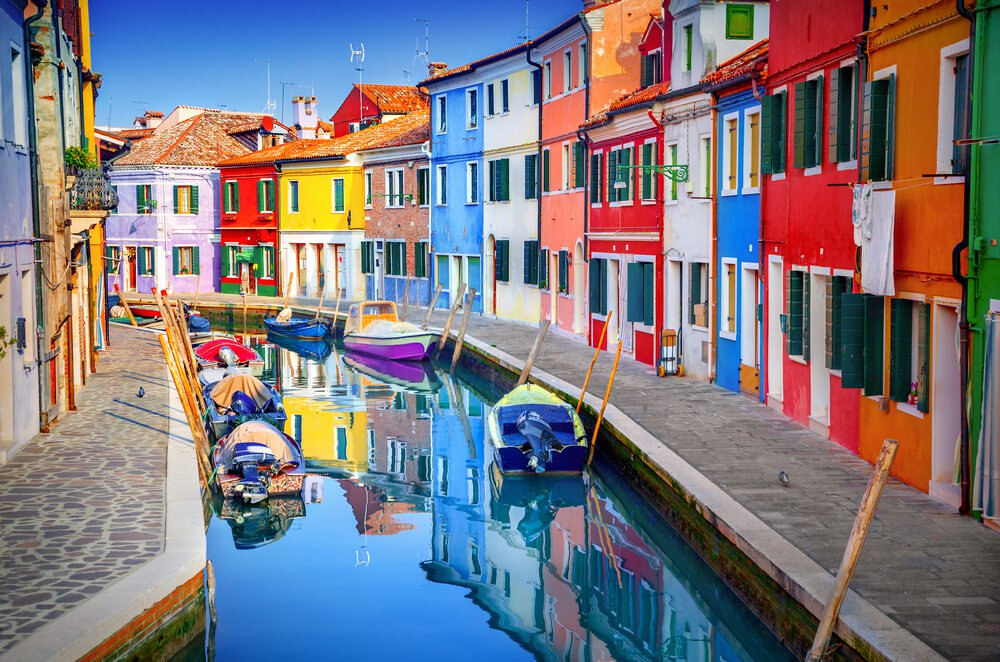
#> input picture colorpic.jpg, 1000 x 662 px, given in place of the camera
$ python SVM.py
#> lines starting #> are read from the running program, lines starting #| are printed output that depends on the picture; after the words box and inside, x2 and y2 are one past the last pixel; in counts of white or black regions, pixels touching at a corner belong together
import numpy as np
import joblib
import pandas as pd
import cv2
from sklearn.model_selection import train_test_split
from sklearn.metrics import accuracy_score
from sklearn.preprocessing import StandardScaler
from sklearn.tree import DecisionTreeClassifier
from sklearn.svm import SVC

# Pilih model yang ingin digunakan ('decision_tree' atau 'svm')
MODEL_TYPE = 'svm'  # Ubah menjadi 'svm' jika ingin menggunakan SVM

# Load dataset
color_data = pd.read_csv('colors.csv')
#> (reads colors.csv from the repository)
X = color_data[['R', 'G', 'B']].values
y = color_data['color_name'].values

# Normalisasi data
scaler = StandardScaler()
X_scaled = scaler.fit_transform(X)

# Split dataset
X_train, X_test, y_train, y_test = train_test_split(X_scaled, y, test_size=0.2, random_state=42)

# Pilih model
if MODEL_TYPE == 'decision_tree':
    model = DecisionTreeClassifier(random_state=42)
elif MODEL_TYPE == 'svm':
    model = SVC(kernel='linear', random_state=42)
else:
    raise ValueError("MODEL_TYPE harus 'decision_tree' atau 'svm'")

# Latih model
model.fit(X_train, y_train)

# Evaluasi model
y_pred_train = model.predict(X_train)
y_pred_test = model.predict(X_test)
train_acc = accuracy_score(y_train, y_pred_train)
test_acc = accuracy_score(y_test, y_pred_test)
print(f"Akurasi pada data latih: {train_acc * 100:.2f}%")
print(f"Akurasi pada data uji: {test_acc * 100:.2f}%")

# Simpan model dan scaler
joblib.dump(model, 'color_model.pkl')
joblib.dump(scaler, 'scaler.pkl')
print("Model dan scaler berhasil disimpan!")

# Muat kembali model dan scaler untuk deteksi warna
model = joblib.load('color_model.pkl')
scaler = joblib.load('scaler.pkl')

# Inisialisasi kamera
cap = cv2.VideoCapture(0)

# Menggunakan deteksi kontur untuk mengikuti objek berwarna
while True:
    ret, frame = cap.read()
#> frame is the input picture: shape (662, 1000, 3); mean B, G, R 127.2, 120.1, 124.8
    if not ret:
        break

    # Konversi ke format HSV untuk deteksi warna yang lebih baik
    hsv = cv2.cvtColor(frame, cv2.COLOR_BGR2HSV)
#> hsv: shape (662, 1000, 3); mean H, S, V 79.1, 119.9, 163.6

    # Ambil batas bawah dan atas untuk segmentasi warna
    lower_bound = np.array([0, 50, 50])
    upper_bound = np.array([179, 255, 255])
    mask = cv2.inRange(hsv, lower_bound, upper_bound)
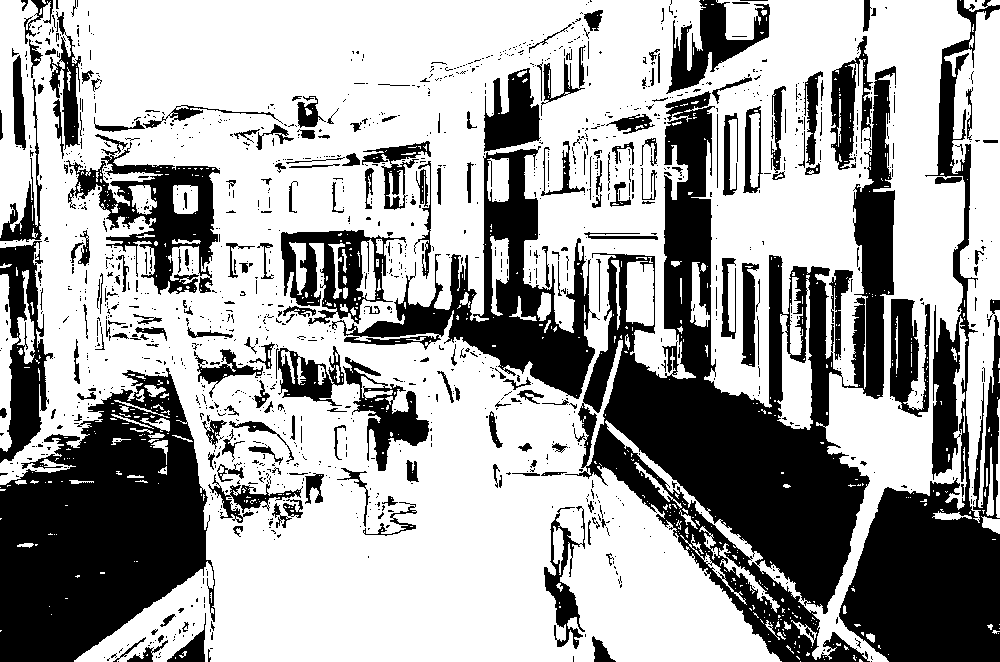
#> mask: shape (662, 1000); 64.5% white; 1430 black regions (1197 under 20 px)

    # Temukan kontur objek
    contours, _ = cv2.findContours(mask, cv2.RETR_EXTERNAL, cv2.CHAIN_APPROX_SIMPLE)
#> contours = 369 contours, 328 with area under 20; largest, box (x1, y1, x2, y2) and area: (0, 0, 971, 662) 481262, (944, 9, 1000, 523) 13476, (777, 275, 813, 430) 2853, (0, 270, 35, 452) 2210, (626, 261, 654, 326) 1542

    for contour in contours:
        if cv2.contourArea(contour) > 500:  # Filter kontur kecil
            x, y, w, h = cv2.boundingRect(contour)
            roi = frame[y:y+h, x:x+w]

            avg_color = np.mean(roi, axis=(0, 1)).astype(int)
            avg_color_scaled = scaler.transform([avg_color])
            color_pred = model.predict(avg_color_scaled)[0]
            bbox_color = (int(avg_color[2]), int(avg_color[1]), int(avg_color[0]))

            # Gambar bounding box
            cv2.rectangle(frame, (x, y), (x+w, y+h), bbox_color, 2)
            cv2.putText(frame, f'{color_pred}', (x, y - 10),
                        cv2.FONT_HERSHEY_SIMPLEX, 0.7, bbox_color, 2)
#> this loop made 369 passes
#> (x, y, w, h, avg_color, avg_color_scaled, color_pred, bbox_color) on passes 118, 316, 319, 325, 327, 361, 369: (699, 526, 81, 87, [56, 61, 60], [[-0.804, -0.834, -1.15]], 'Black Olive', (60, 61, 56)), (777, 275, 36, 155, [105, 99, 147], [[-0.18, -0.336, -0.135]], 'Raspberry Glace', (147, 99, 105)), (0, 270, 35, 182, [154, 164, 179], [[0.445, 0.515, 0.24]], 'Dark Gray', (179, 164, 154)), (690, 262, 20, 65, [110, 111, 115], [[-0.116, -0.179, -0.51]], 'Dim Gray', (115, 111, 110)), (626, 261, 28, 65, [116, 92, 45], [[-0.0396, -0.428, -1.33]], 'Blue Sapphire', (45, 92, 116)), (944, 9, 56, 514, [65, 86, 76], [[-0.69, -0.507, -0.966]], 'Ebony', (76, 86, 65)), (0, 0, 971, 662, [128, 120, 126], [[0.113, -0.0614, -0.381]], 'Trolley Grey', (126, 120, 128))
#> contour on passes 1 to 6: [[800, 661]], [[859, 659], [859, 661], [862, 661], [860, 659]], [[824, 659]], [[856, 657]], [[175, 657], [175, 658]], [[823, 656], [823, 657]]
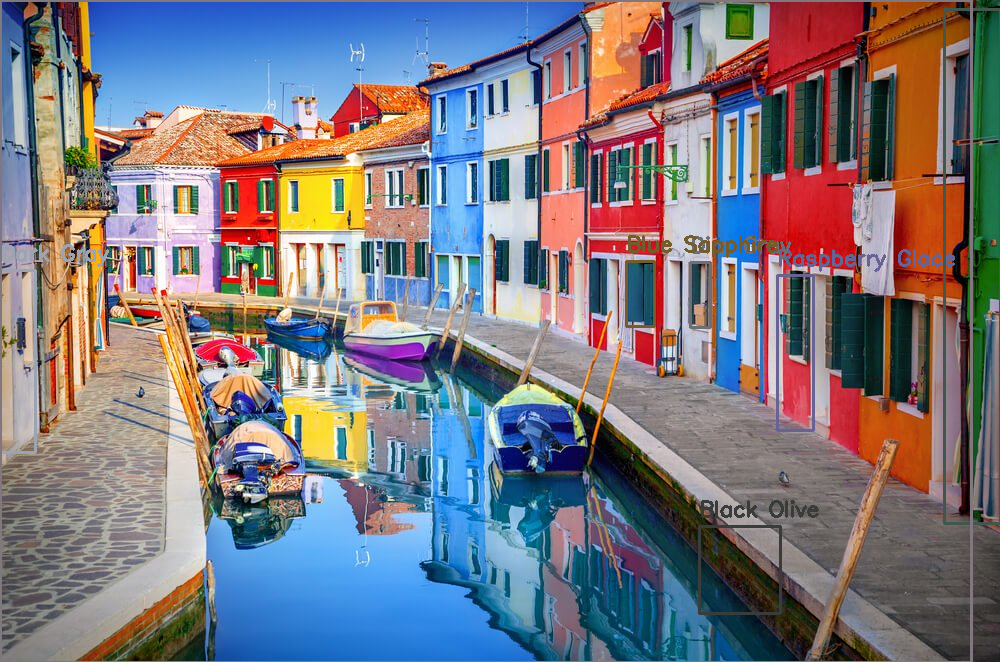
#> frame: shape (662, 1000, 3); 2.56% of pixels changed, all inside (x1, y1, x2, y2) = (0, 0, 1000, 662)
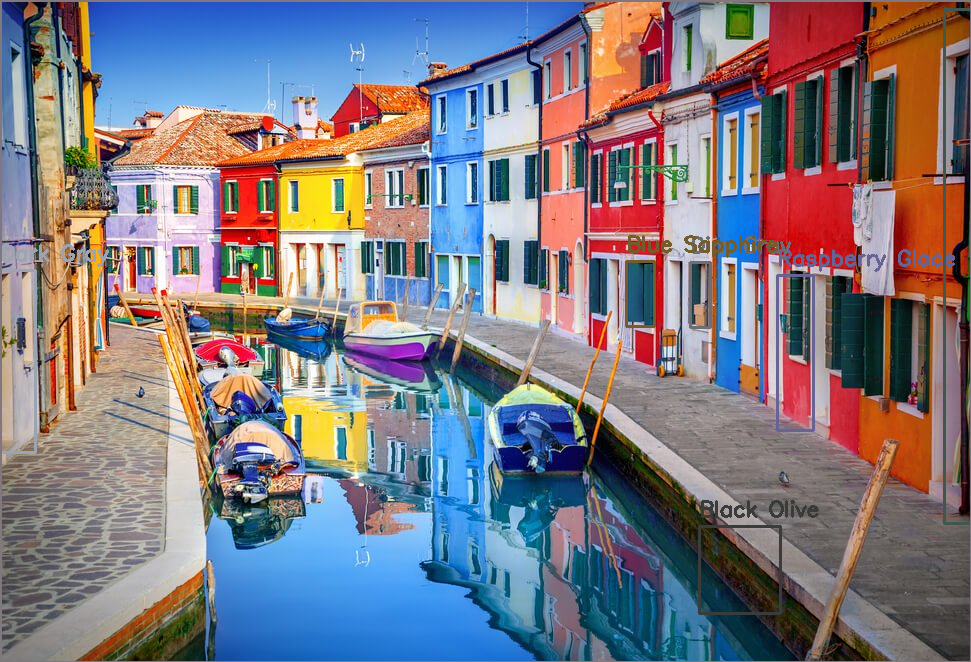
#> roi: shape (662, 971, 3); mean B, G, R 129, 121, 126.5

    cv2.imshow('Frame', frame)
    if cv2.waitKey(1) & 0xFF == ord('q'):
#> (key q is pressed here)
        break

cap.release()
cv2.destroyAllWindows()
